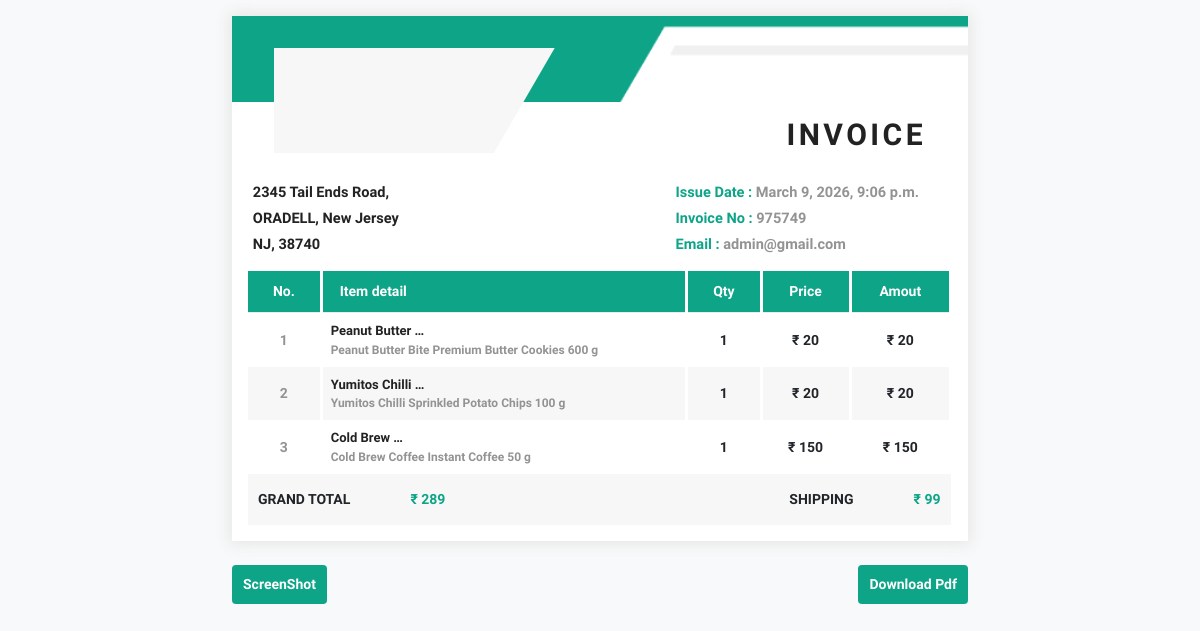
/invoice/975749/ (signed in), run on the app's committed database.
### core/models.py (models this page shows, shortened)
class Order(models.Model):
    order_stat ={
        'ordered':'ordered',
        'shipped':'shipped',
        'delivered':'delivered',
        'canceled':'canceled',
    }
    user = models.ForeignKey(User,  related_name="order", on_delete=models.CASCADE)
    item = models.ForeignKey(Product, on_delete=models.CASCADE)
    price = models.IntegerField()
    paid_amt = models.IntegerField()
    order_status = models.CharField(max_length=254,choices=order_stat, default=order_stat['ordered'])
    quantity = models.PositiveIntegerField(default=1)
    invoice_id = models.IntegerField(default=0, null=True)
    created_at = models.DateTimeField(null=True ,default=datetime.now())

class siteSettings(models.Model):
    curr = {
        "₹": "INR",   # Indian Rupee
        "$": "USD",   # US Dollar
        "€": "EUR",   # Euro
        "£": "GBP",   # British Pound
        "¥": "JPY",   # Japanese Yen
        "A$": "AUD",  # Australian Dollar
        "C$": "CAD",  # Canadian Dollar
        "CHF": "CHF", # Swiss Franc
        "₩": "KRW",   # South Korean Won
        "S$": "SGD",  # Singapore Dollar
        "NZ$": "NZD", # New Zealand Dollar
    }
    site_name = models.CharField( max_length=100)
    logo = models.ImageField(upload_to='logo/',blank=True,null=True)
    email = models.EmailField(max_length=254)
    phone = models.CharField(max_length=50)
    currency = models.CharField(max_length=50, choices=curr,default=curr["₹"], null=True)
    instagram = models.URLField(blank=True,null=True)
    telegram = models.URLField(blank=True,null=True)
    facebook = models.URLField(blank=True,null=True)
    twitter = models.URLField(blank=True,null=True)

### core/views.py (the view)
# urls.py: path("invoice/<int:invoice_id>/", views.invoice, name='invoice'),
@login_required
def invoice(request,invoice_id):
    order_item =  OrderItem.objects.select_related('order').get(user=request.user,invoice_id=invoice_id)
    products = order_item.product
    names = order_item.product_name
    prices = order_item.price
    quantities = order_item.quantity
    items = zip(products, names, prices, quantities)
    total = [p* q for p,q in zip(prices,quantities)]
    context = {
        "carts" :items,
        "total" :sum(total),
        "shipping" :99,
        "issue":order_item.order.created_at,
        "invoice_id":invoice_id,
    }
    return render(request, "invoice.html", context )

### core/context_processors.py (called while the page is built)
def site_settings(request):
    return{
        'site_settings':siteSettings.objects.first()
    }

### templates/invoice.html (shortened to what this page needs)
{% load static %}
<!DOCTYPE html>
<html lang="en">
<head>
    <link rel="stylesheet" type="text/css" href="{% static ''%}css/invoice.css">
</head>
<body class="bg-light">
    <section class="theme-invoice-2">
        <div class="container">
            <div class="row">
                <div class="col-xxl-6 col-xl-8 mx-auto my-3">
                    <div class="invoice-wrapper">
                        <div class="invoice-header">
                            <div class="header-contain">
                                <div class="header-left">
                                </div>
                                <div class="header-right">
                                    <h3>INVOICE</h3>
                                </div>
                            </div>
                        </div>
                        <div class="invoice-body">
                            <div class="top-sec">
                                <div class="address-detail">
                                    <div class="row">
                                        <div class="col-12">
                                            <div class="details-box">
                                                <div class="address-box">
                                                    <ul>
                                                        <li>2345 Tail Ends Road,</li>
                                                        <li>ORADELL, New Jersey</li>
                                                        <li>NJ, 38740</li>
                                                    </ul>
                                                </div>
                                                <div class="address-box">
                                                    <ul>
                                                        <li class="theme-color">Issue Date : <span
                                                                class="text-content">{{issue }}</span></li>
                                                        <li class="theme-color">Invoice No : <span
                                                                class="text-content">{{invoice_id}}</span></li>
                                                        <li class="theme-color">Email : <span
                                                                class="text-content">{{site_settings.email}}</span></li>
                                                    </ul>
                                                </div>
                                            </div>
                                        </div>
                                    </div>
                                </div>
                            </div>
                            <div class="table-responsive table-borderless">
                                <table class="table mb-0">
                                    <thead>
                                        <tr>
                                            <th class="custom-none">No.</th>
                                            <th class="text-start">Item detail</th>
                                            <th>Qty</th>
                                            <th>Price</th>
                                            <th class="custom-none">Amout</th>
                                        </tr>
                                    </thead>
                                    <tbody>
                                        {% for product_id, name, price, qty in carts  %}
                                        <tr>
                                            <td class="text-content custom-none">{{forloop.counter}}</td>
                                            <td>
                                                <ul class="table-details flex-column align-items-baseline ">
                                                    <li class="text-title d-block">{{name|truncatewords:'2'}}</li>
                                                    <li class="text-content">{{name}}</li>
                                                </ul>
                                            </td>
                                            <td>{{qty}}</td>
                                            <td>{{site_settings.currency}} {{price}}</td>
                                            <td class="custom-none">{{site_settings.currency}}  {% widthratio price 1 qty %}  </td>
                                        </tr>
                                        {% endfor %}
                                    </tbody>
                                    <tfoot>
                                        <tr class="tfoot-r mt-3">
                                            <td colspan="2">
                                                <ul class="table-price justify-content-start">
                                                    <li>GRAND TOTAL</li>
                                                    <li class="theme-color"> {{site_settings.currency}} {{total|add:shipping}}</li>
                                                </ul>
                                            </td>
                                            <td colspan="3">
                                                <ul class="table-price justify-content-start justify-content-sm-end">
                                                    <li>SHIPPING</li>
                                                    <li class="theme-color"> {{site_settings.currency}} {{shipping}}</li>
                                                </ul>
                                            </td>
                                        </tr>
                                    </tfoot>
                                </table>
                            </div>
                        </div>
                    </div>
                     <div class="button-group mt-4 d-flex justify-content-between align-items-center">
                        <button class="btn theme-bg-color text-white rounded"
                            onclick="capture();">ScreenShot</button>
                        <button class="btn theme-bg-color text-white print-button rounded ms-2"
                            onclick="downloadPDF();">Download Pdf</button>
                    </div>
                </div>
            </div>
        </div>
    </section>
</body>
</html>

### data on the page
Order: created_at "March 9, 2026, 9:06 p.m."
siteSettings: email "admin@gmail.com", currency "₹" "₹" "₹", currency "₹" "₹" "₹", currency "₹"

### other printed values
{{ invoice_id }} "975749"
{{ name|truncatewords:'2' }} "Peanut Butter …" "Yumitos Chilli …" "Cold Brew …"
{{ name }} "Peanut Butter Bite Premium Butter Cookies 600 g" "Yumitos Chilli Sprinkled Potato Chips 100 g" "Cold Brew Coffee Instant Coffee 50 g"
{{ qty }} "1" "1" "1"
{{ price }} "20" "20" "150"
{{ total|add:shipping }} "289"
{{ shipping }} "99"
